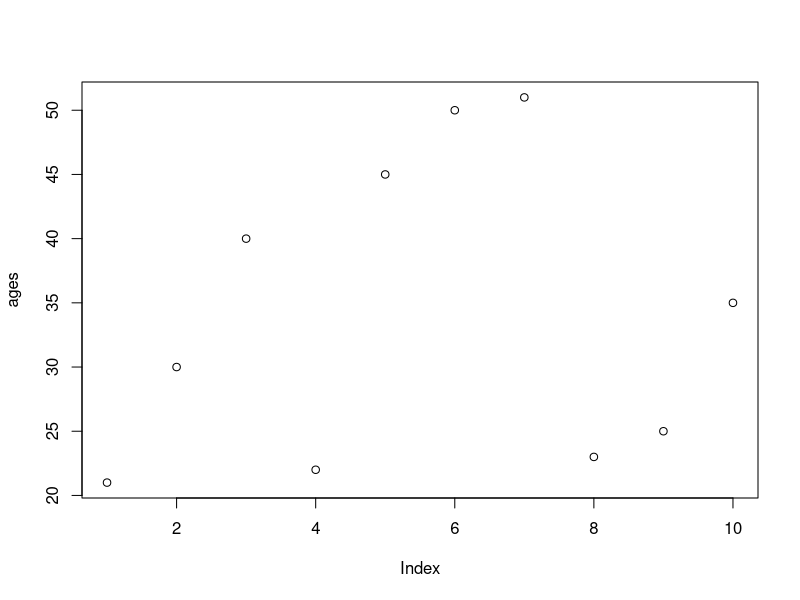
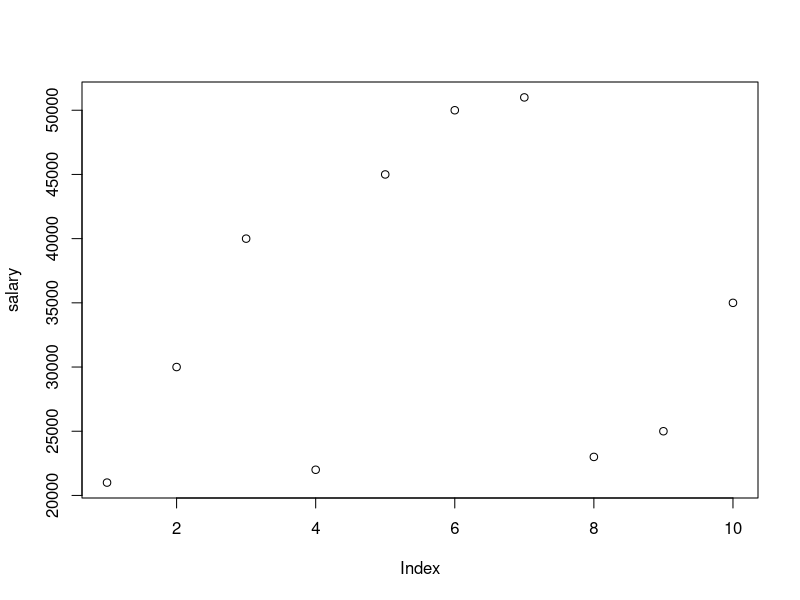
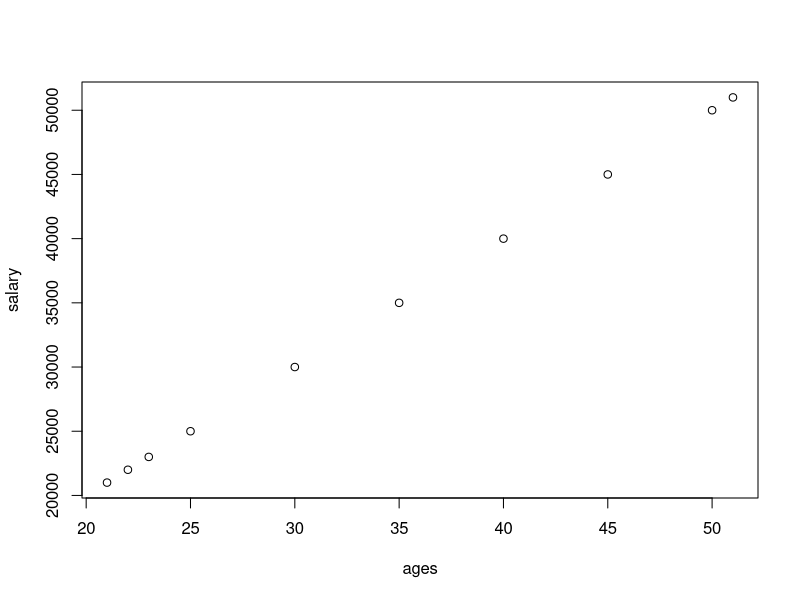
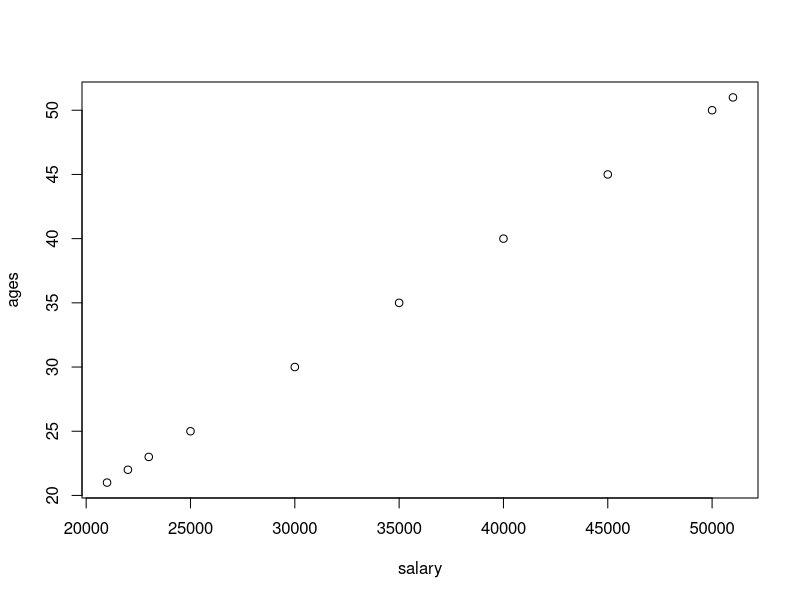
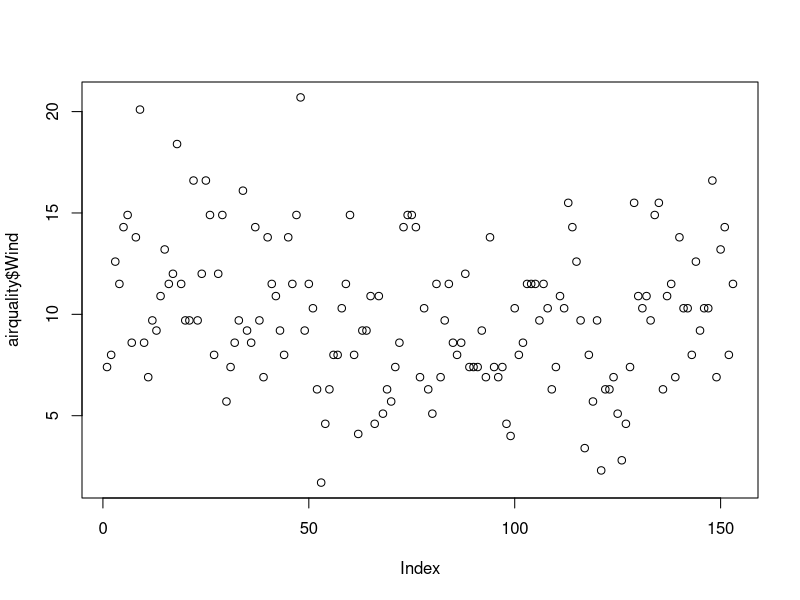
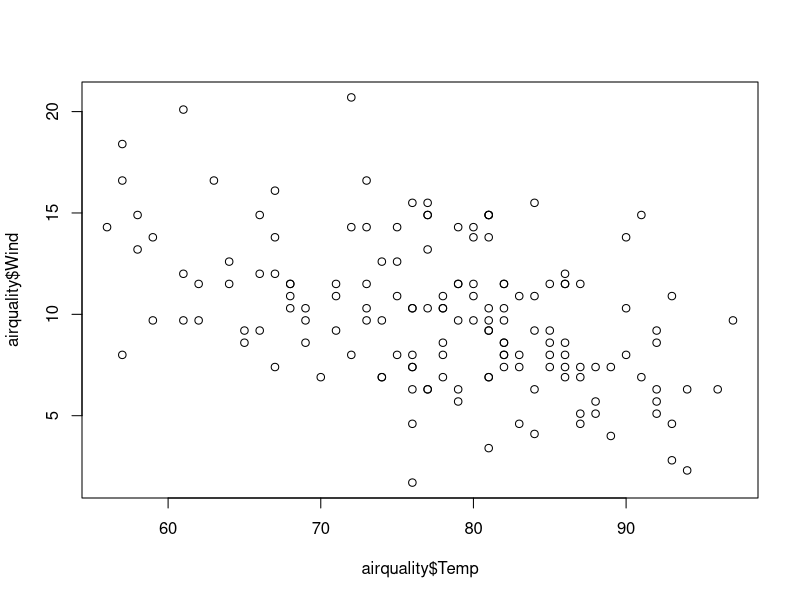
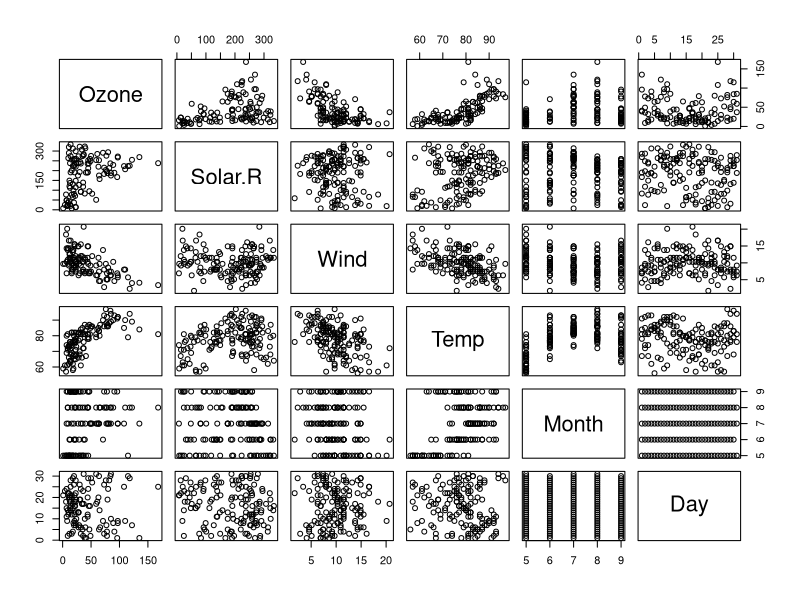

Reproduce these figures in R, in order. (Note: this script raises an error after producing the figures.)
ages <- c(21,30,40,22,45,50,51,23,25,35)
plot(ages)

salary <- c(21000,30000,40000,22000,45000,50000,51000,23000,25000,35000)
plot(salary)

plot(ages,salary)
plot(salary,ages)

help(plot)

################### airquality dataset ########################

#airquality = read.csv('path/airquality.csv',header=TRUE,sep=",")
#Click on import dataset

airquality <- datasets ::airquality

### Top 10 rows and last 10 rows
head(airquality,10)
tail(airquality,10)
names(airquality) #names of all columns

# To see entire dataset click on airquality data set name 
####### columns
airquality[,c(1,2)] # all rows and 1st two cols

df <- airquality[,-6] # excluding column no. 6
df

summary(airquality[,1])  # summary of wind column

airquality$Wind # display column values

summary(airquality$Wind) # summary for wind col


#######################summary of data#################

summary(airquality) # summary of all cols


############################ visualization ###############################
plot(airquality$Wind)
plot(airquality$Temp,airquality$Wind, type="p") # combination of two cols
plot(airquality)  # scatterplot
hepl(plot)

## points and lines
plot(airquality$Wind,type="p")
plot(airquality$Wind,type="l")
plot(airquality$Wind,type="b")

plot(airquality$Wind,
     xlab = 'Ozone concentration',
     ylab = 'No of Instances',
     main = 'Ozone levels in NY city',
     col = 'blue',
     type = 'l')


plot(airquality,col='red') # plot of entire dataset - all cols

plot(airquality$Ozone,airquality$Solar.R) # x axis - ozone, y axis - solar.R
plot(airquality$Solar.R,airquality$Ozone)  # x -solar.R , y - ozone


# horizontal bar plot
barplot(airquality$Ozone,
        main = 'Ozone concentration in air',
        ylab = 'ozone level',
        col = 'blue',
        horiz = T,
        axes = F)
help(barplot)

# Histogram
hist(airquality$Temp)
hist(airquality$Temp,
     main = 'Solar Radiation values in air',
     xlab = 'Solar Rad.',
     col = 'green')

# Single box plot
boxplot(airquality$Wind,
        main="Boxplot",
        col = "green",
        horizontal = T)

boxplot.stats(airquality$Wind)$out  #outlier values

airquality$Ozone

# Multiple box plots 
boxplot(airquality[,1:4],
        main='Multiple',
        horizontal = T,
        col = 'pink')

# margin of the grid(mar),
# no. of rows and columns(mfrow)
# whether a border is to be included(bty)
# and position of the 
# labels(las: 1 for horizontal, las: o for vertical)
# bty - box around the plot (o,n,7,L,C,U)

help(par)
par(mfrow=c(3,3),mar=c(2,5,2,1), las=0,bty="o")
plot(airquality$Ozone)
plot(airquality$Ozone, airquality$Wind)
plot(airquality$Ozone, type ="l")
plot(airquality$Ozone, type="l")
plot(airquality$Ozone, type ="l")

barplot(airquality$Ozone,
        main = 'Ozone concenteration in air',
        xlab = 'ozone levels',
        col = 'green',
        horiz = TRUE)
hist(airquality$Solar.R)
boxplot(airquality$Solar.R)
boxplot(airquality[,0.4],
        main = 'Multiple box plots')

# considering NA values
airquality
max(airquality$Wind)
min(airquality$Temp)
mean(airquality$Solar.R)
mean(airquality$Solar.R,na.rm = T)
median(airquality$Ozone)
median(airquality$Ozone,na.rm = T)


# Google following functions as variance in R. etc
#var
#Skewness
#kurtosis
#Density plot

var(airquality$Wind)
sd(airquality$Ozone) #,na.rm = T) Standard Deviation # because of NA values in ozone col - no o/p
sd(airquality$Ozone,na.rm = T)

skewness(airquality$Ozone) #error
kurtosis(airquality$Ozone) #error

# Installing Packages

# when function is not available you have to install some packages/libraries.
# eg. mobile has some in built apps
# -other download scanner, whatsapp, photo editor from play store
# which library to download for skewness 
# Google - skewness and kurtosis in R
# go to rbloggers.com
# library(moments)
# or go to rdocumentation.r
# type skewness - you will get the name of package as 'moments'
# go to rstudio
# click on package in 3rd window - bottom right corner - Click on install
# type moments in packages, in search - search for installed 'moments', click that checkbox
# OR try : install.packages("moments")

skewness(airquality$Ozone,na.rm = T)
kurtosis(airquality$Ozone,na.rm = T)

# Density Plot
plot(density(airquality$Wind))
plot(density(airquality$Ozone,na.rm = T))


##### Class work ####
e_quakes <- datasets::quakes

sd(airquality$Ozone,na.rm = T)

#################     VAR
var(e_quakes$mag)

#################     Skewness
skewness(e_quakes$mag)
mean(e_quakes$mag)

#################     Kurtosis
kurtosis(e_quakes$mag)

#################     Density plot
plot(density(e_quakes$mag))
plot(density(e_quakes$mag,na.rm = T))




